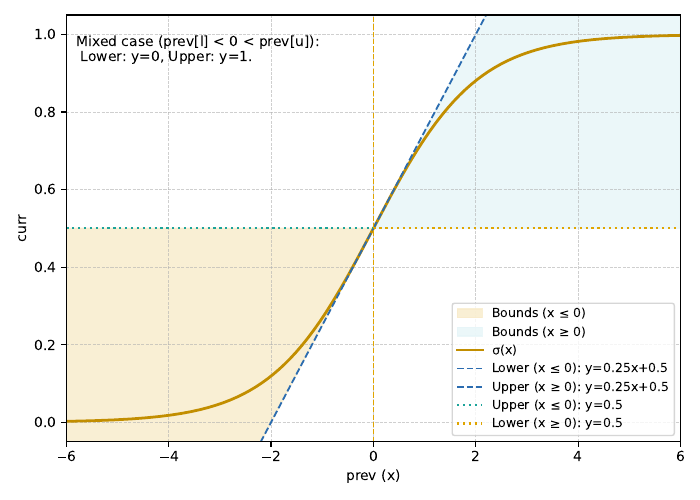

Source code (Python):
import matplotlib.pyplot as plt
import numpy as np


def sigmoid(x):
    return 1.0 / (1.0 + np.exp(-x))


x = np.linspace(-6, 6, 2000)
mask_neg = x <= 0
mask_pos = x >= 0


L_neg = 0.25 * x + 0.5
U_neg = np.full_like(x, 0.5)
L_pos = np.full_like(x, 0.5)
U_pos = 0.25 * x + 0.5


COL_FN = "#c28e00"  # σ(x)
COL_BLUE_D = "#2b6cb0"  # L/U = 0.25x + 0.5
COL_FILL_L = "#f8ebca"  # shade
COL_FILL_R = "#e7f5f8"  # shade
COL_U_LEFT = "#1ca39a"  # U=0.5
COL_L_RIGHT = "#e0a500"  #  L=0.5
COL_AXIS0 = "#e0a500"  # x=0

plt.figure(figsize=(7, 5))

# shade
plt.fill_between(
    x[mask_neg],
    L_neg[mask_neg],
    U_neg[mask_neg],
    color=COL_FILL_L,
    alpha=0.8,
    label="Bounds (x ≤ 0)",
)
plt.fill_between(
    x[mask_pos],
    L_pos[mask_pos],
    U_pos[mask_pos],
    color=COL_FILL_R,
    alpha=0.8,
    label="Bounds (x ≥ 0)",
)


plt.plot(x, sigmoid(x), color=COL_FN, linewidth=2, label="σ(x)")

plt.plot(
    x[mask_neg],
    L_neg[mask_neg],
    "--",
    color=COL_BLUE_D,
    linewidth=1.3,
    label="Lower (x ≤ 0): y=0.25x+0.5",
)
plt.plot(
    x[mask_pos],
    U_pos[mask_pos],
    "--",
    color=COL_BLUE_D,
    linewidth=1.3,
    label="Upper (x ≥ 0): y=0.25x+0.5",
)

# U=0.5 L=0.5
plt.plot(
    x[mask_neg],
    U_neg[mask_neg],
    ":",
    color=COL_U_LEFT,
    linewidth=1.6,
    label="Upper (x ≤ 0): y=0.5",
)
plt.plot(
    x[mask_pos],
    L_pos[mask_pos],
    ":",
    color=COL_L_RIGHT,
    linewidth=1.6,
    label="Lower (x ≥ 0): y=0.5",
)

# x=0
plt.axvline(0, color=COL_AXIS0, linestyle="--", linewidth=1)


plt.text(
    -5.8,
    0.93,
    "Mixed case (prev[l] < 0 < prev[u]):\n Lower: y=0, Upper: y=1.",
    fontsize=10,
    color="black",
)

# grid
plt.xlabel("prev (x)")
plt.ylabel("curr")
# plt.title("Sigmoid with Piecewise DeepPoly Bounds")
plt.legend(loc="lower right", fontsize=9)
plt.grid(True, linestyle="--", linewidth=0.6, alpha=0.6)
plt.xlim(-6, 6)
plt.ylim(-0.05, 1.05)
plt.tight_layout()


plt.savefig("rq3_sigmoid.pdf")
plt.show()
